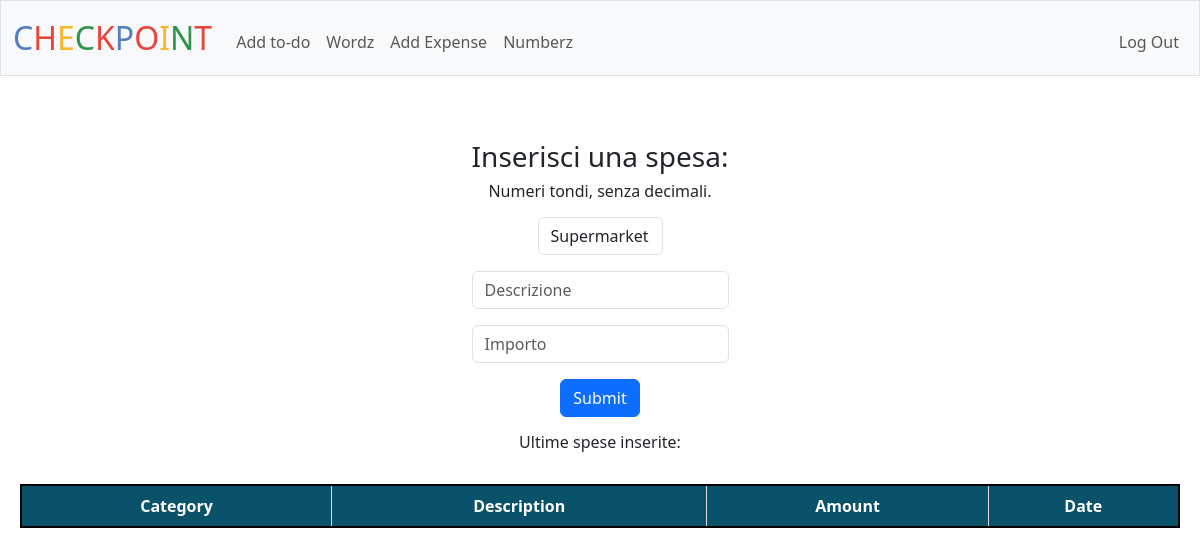
Page /expense (signed in) on the earlier database version.
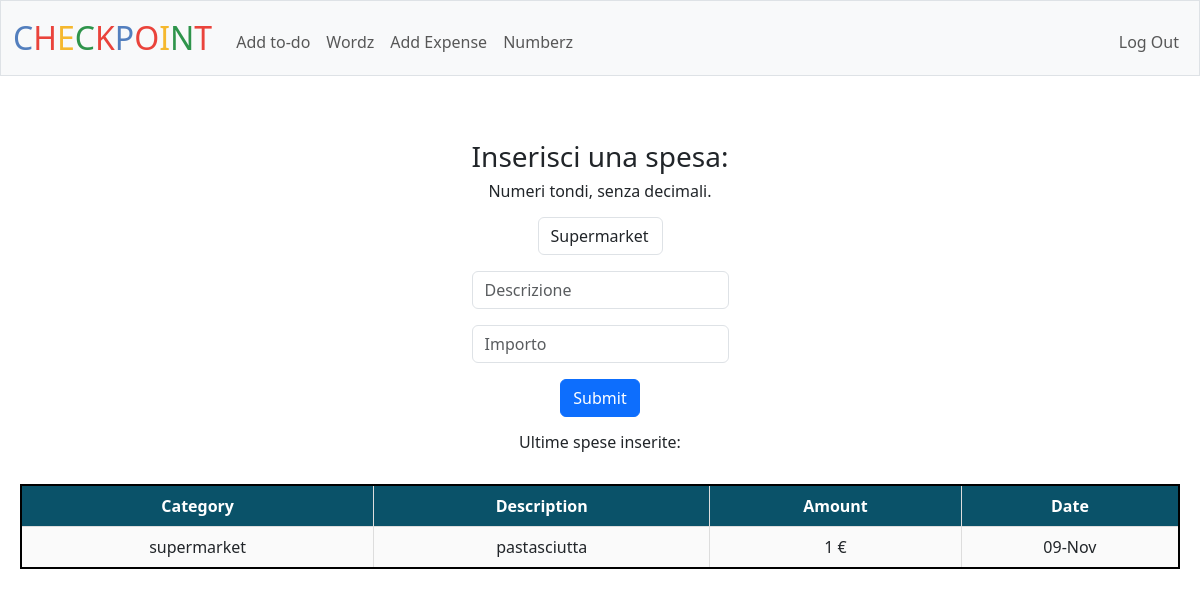
Same page on the later database version.
### tables this page shows
CREATE TABLE expenses (
id INTEGER PRIMARY KEY AUTOINCREMENT NOT NULL,
username TEXT,
category TEXT,
description TEXT,
amount INTEGER,
timedate DATETIME DEFAULT CURRENT_TIMESTAMP,
FOREIGN KEY (username) REFERENCES users(username)
);

### app.py (the view)
@app.route("/expense", methods=["GET", "POST"])
@login_required
def expense():
    if request.method == "POST":
        category=request.form.get("category")
        description=request.form.get("description")
        amount=request.form.get("amount")
        if not category or not amount or not description:
            return apology("Please fill all the checkbox.")
        amount=int(amount)
        if amount<=0:
            return apology("Please insert a number bigger than 0 :)")
        db.execute("INSERT INTO expenses (username, category, description, amount) VALUES (?,?,?,?)", session["username"], category, description, amount)
        return redirect("/expense")
    else:
        user_last_expenses=last_expenses(session["username"])
        return render_template("expense.html", user_last_expenses=user_last_expenses)

### app.py (called while the page is built)
@app.after_request
def after_request(response):
    response.headers["Cache-Control"] = "no-cache, no-store, must-revalidate"
    response.headers["Expires"] = 0
    response.headers["Pragma"] = "no-cache"
    return response

### helpers.py (called while the page is built)
def login_required(f):
    @wraps(f)
    def decorated_function(*args, **kwargs):
        if session.get("user_id") is None:
            return redirect("/login")
        return f(*args, **kwargs)
    return decorated_function

def last_expenses(username):
    return db.execute("""
        SELECT category, description, amount,
        strftime('%d', timedate) || '-' ||
        CASE strftime('%m', timedate)
            WHEN '01' THEN 'Gen' WHEN '02' THEN 'Feb'
            WHEN '03' THEN 'Mar' WHEN '04' THEN 'Apr'
            WHEN '05' THEN 'Mag' WHEN '06' THEN 'Giu'
            WHEN '07' THEN 'Lug' WHEN '08' THEN 'Ago'
            WHEN '09' THEN 'Set' WHEN '10' THEN 'Ott'
            WHEN '11' THEN 'Nov' WHEN '12' THEN 'Dic'
        END AS formatted_date
        FROM expenses
        WHERE username = ?
        ORDER BY timedate DESC
        LIMIT 5""", username)

### templates/expense.html (shortened to what this page needs)
{% extends "layout.html" %}
{% block main %}
    <div>
        <p>
            <h3> Inserisci una spesa:</h3>
            <h6> Numeri tondi, senza decimali.</h6>
        </p>
        <form action="/expense" method="post">
            <select class="form-control mx-auto w-auto mb-3" name="category">
                <option value="supermarket">Supermarket</option>
            </select>
            <input class="form-control mx-auto w-auto mb-3" name="description" placeholder="Descrizione" type="text">
            <input class="form-control mx-auto w-auto mb-3" name="amount" placeholder="Importo" type="number">
            <button class="btn btn-primary" type="submit">Submit</button>
        </form>
    </div>
    <div>
        <p>
            <h6>Ultime spese inserite:</h6>
        </p>
        <table>
            <tr>
                <th>Category</th>
                <th>Description</th>
                <th>Amount</th>
                <th>Date</th>
            </tr>
            {% for row in user_last_expenses %}
            <tr>
                <td>{{ row.category }}</td>
                <td>{{ row.description }}</td>
                <td>{{ row.amount }} €</td>
                <td>{{ row.formatted_date }}</td>
            </tr>
            {% endfor %}
        </table>
    </div>
{% endblock %}

### templates/layout.html (shortened to what this page needs)
<!DOCTYPE html>
<html lang="en">
    <head>
        <link href="https://cdn.jsdelivr.net/npm/bootstrap@5.3.3/dist/css/bootstrap.min.css" rel="stylesheet">
        <link href="/static/styles.css" rel="stylesheet">
    </head>
    <body>
        <nav class="bg-light border navbar navbar-expand-md navbar-light">
            <div class="container-fluid">
                <a class="navbar-brand" href="/"><span class="blue">C</span><span class="red">H</span><span class="yellow">E</span><span class="green">C</span><span class="red">K</span><span class="blue">P</span><span class="red">O</span><span class="yellow">I</span><span class="green">N</span><span class="red">T</span></a>
                <div class="collapse navbar-collapse" id="navbar">
                    {% if session["user_id"] %}
                        <ul class="navbar-nav me-auto mt-2">
                            <li class="nav-item"><a class="nav-link" href="/todo">Add to-do</a></li>
                            <li class="nav-item"><a class="nav-link" href="/wordz">Wordz</a></li>
                            <li class="nav-item"><a class="nav-link" href="/expense">Add Expense</a></li>
                            <li class="nav-item"><a class="nav-link" href="/numberz">Numberz</a></li>
                        </ul>
                        <ul class="navbar-nav ms-auto mt-2">
                            <li class="nav-item"><a class="nav-link" href="/logout">Log Out</a></li>
                        </ul>
                    {% else %}
                        <ul class="navbar-nav ms-auto mt-2">
                            <li class="nav-item"><a class="nav-link" href="/register">Register</a></li>
                            <li class="nav-item"><a class="nav-link" href="/login">Log In</a></li>
                        </ul>
                    {% endif %}
                </div>
            </div>
        </nav>
        <main class="container py-5 text-center">
            {% block main %}{% endblock %}
        </main>
    </body>
</html>

### static/styles.css (style rules this page uses)
nav .navbar-brand { font-size: xx-large; }
nav .navbar-brand .blue { color: #537fbe; }
nav .navbar-brand .red { color: #ea433b; }
nav .navbar-brand .yellow { color: #f5b82e; }
nav .navbar-brand .green { color: #2e944b; }
table { margin-top: 2rem; margin-bottom: 3rem; margin-left: auto; margin-right: auto; border: 2px solid black; border-collapse: collapse; background-color: #FAFAFA; }
td, th { border: 1px solid black; padding: 8px; text-align: center; }
.highlight,th { background-color: #0A5269; color: white; }
.container { max-width: 1200px; margin: 0 auto; padding: 20px; }
table { width: 100%; border-collapse: collapse; }
table th, table td { border: 1px solid #ddd; padding: 8px; }

Differences in the rows shown:
added expenses: category "supermarket", description "pastasciutta", amount "1", formatted_date "09-Nov"
